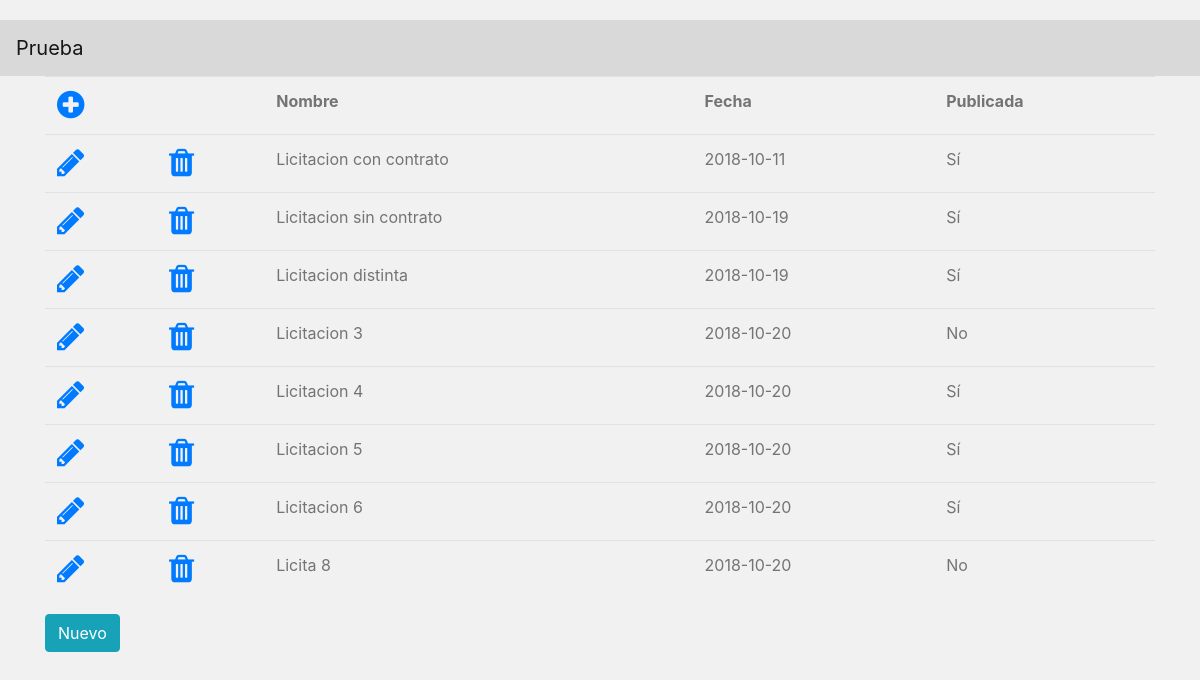
Screenshot of /index.php/licitaciones/historicolicitaciones with the database file from the repository.
### tables this page shows
CREATE TABLE `licitacion` (
  `id` int(11) NOT NULL,
  `nombre` varchar(100) DEFAULT NULL,
  `fecha` date DEFAULT NULL,
  `publicada` varchar(1) NOT NULL
);

### application/controllers/Licitaciones.php (called while the page is built, shortened)
<?php
class Licitaciones extends CI_Controller
{
    public function __construct()
    {
        $this->load->library(array('session', 'form_validation'));
        $this->load->model(array('Model_licitaciones', 'Model_contratos'));
    }
    public function historicolicitaciones()
    {
        $licitaciones = $this->Model_licitaciones->ObtieneLicitaciones();
        $this->load->view("templates/header", array(
            'cuerpo' => $this->load->view('view_historicolicitaciones', array('licitaciones' => $licitaciones), TRUE)
        ));
    }
}

### index.php (called while the page is built, shortened)
<?php
require_once BASEPATH.'core/CodeIgniter.php';

### application/models/Model_licitaciones.php (called while the page is built, shortened)
<?php
class Model_licitaciones extends CI_Model
{
    public function ObtieneLicitaciones(){
        $query = $this->db->get('licitacion');
        return $query->result_array();
    }
}

### application/views/view_historicolicitaciones.php (the view, shortened to what this page needs)
<div class="container">
    <table class="table table-reflow">
        <tr>
            <td><a href="<?=site_url("Licitaciones/")?>"><i class="fa fa-plus-circle fa-2x"></i></a></td>
            <td></td>
            <th>Nombre</th>
            <th>Fecha</th>
            <th>Publicada</th>
        </tr>
        <?php foreach ($licitaciones as $licitacion) : ?>
        <tr>
                    <td><a href="<?=site_url("Licitaciones/modificarlicitacion/{$licitacion['id']}")?>"><i class="fa fa-pencil fa-2x"></i></a></td>
                    <td><a href="<?=site_url("Licitaciones/borrarlicitacion/{$licitacion['id']}")?>"><i class="fa fa-trash fa-2x"></i></a></td>
                    <td><?=$licitacion['nombre']?></td>
                    <td><?=$licitacion['fecha']?></td>
                    <td><?php if($licitacion['publicada'] == 'y'){ echo 'Sí'; } else { echo 'No'; }?></td>
            </tr>
        <?php endforeach;?>
    </table>
    <a class="btn btn-info" href="<?=base_url('/index.php/Licitaciones')?>">
        <i class="glyphicon glyphicon-align-left"></i>Nuevo</a>
</div>

### assets/css/estilos.css (style rules this page uses)
body { background: #f1f1f1; }

### application/views/templates/header.php (style rules this page uses)
body { padding-top:20px; color: #747474; }

### rows the page displays
licitacion: nombre "Licitacion con contrato", fecha "2018-10-11", publicada "Sí"
licitacion: nombre "Licitacion sin contrato", fecha "2018-10-19", publicada "Sí"
licitacion: nombre "Licitacion distinta", fecha "2018-10-19", publicada "Sí"
licitacion: nombre "Licitacion 3", fecha "2018-10-20", publicada "No"
licitacion: nombre "Licitacion 4", fecha "2018-10-20", publicada "Sí"
licitacion: nombre "Licitacion 5", fecha "2018-10-20", publicada "Sí"
licitacion: nombre "Licitacion 6", fecha "2018-10-20", publicada "Sí"
licitacion: nombre "Licita 8", fecha "2018-10-20", publicada "No"
